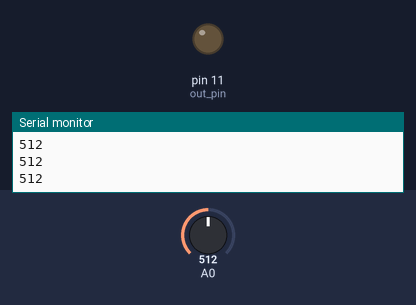
The sketch below on a simulated Arduino Uno, built with avr-gcc and run on an emulated ATmega328P. On the bench: output pins drawn as LEDs (lit = HIGH), the last lines printed to the serial monitor. The inputs (shaded band) are chosen by the test bench; at power-on: A0 = 512.

Above: at 1.2 s.
1.3 s: A0 set to 106
2.8 s: A0 set to 96
At 3.6 s:
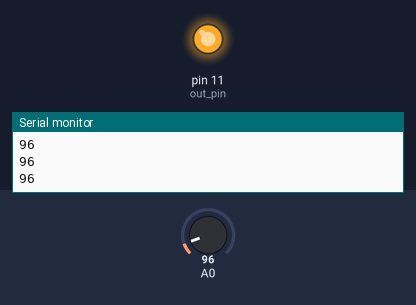
4.3 s: A0 set to 122
At 4.9 s:
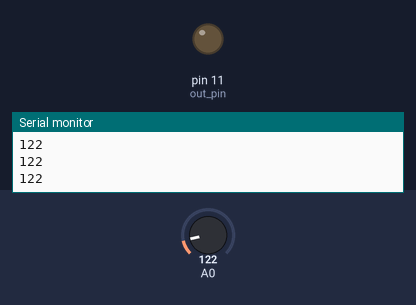
5.9 s: A0 set to 90
At 7.1 s:
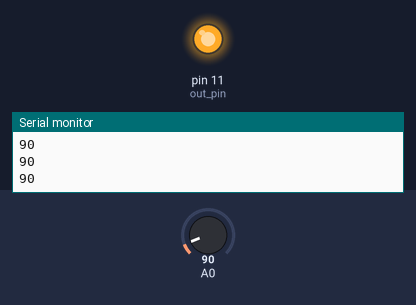
Timing chart, 0 to 8.4 s (numbered marks = the images above; inputs shaded):
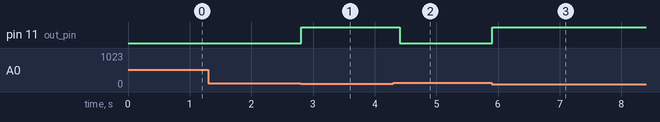

The sketch:

sound_test.ino
```cpp
int out_pin = 11;

void setup() {
  pinMode(out_pin, OUTPUT);
  Serial.begin(9600);
}

void loop() {
  int sound_value = analogRead(A0); // 从模拟引脚A0读取声音传感器的值
  Serial.println(sound_value);

  if (sound_value > 100) { // 根据传感器输出的值来调整阈值
    digitalWrite(out_pin, LOW);
  } else {
    digitalWrite(out_pin, HIGH);
    delay(200);
  }
}
```

Measured:
- the behaviour switches between 101 and 100 on A0 (found by bisection; images 0 and 1)
- after the input at 2.8 s, pin 11 (out_pin): LOW → HIGH at once
- after the input at 4.3 s, pin 11 (out_pin): HIGH → LOW after 0.11 s
- after the input at 5.9 s, pin 11 (out_pin): LOW → HIGH at once
